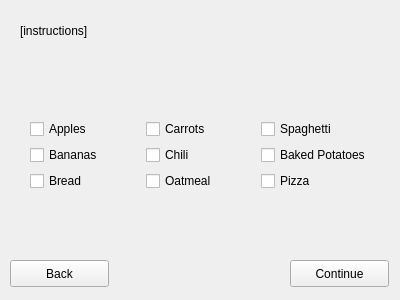
<?xml version="1.0" encoding="UTF-8"?>
<ui version="4.0">
 <class>FoodPrefsScreen</class>
 <widget class="QWidget" name="FoodPrefsScreen">
  <property name="geometry">
   <rect>
    <x>0</x>
    <y>0</y>
    <width>400</width>
    <height>300</height>
   </rect>
  </property>
  <property name="windowTitle">
   <string>Form</string>
  </property>
  <widget class="QPushButton" name="continuebutton">
   <property name="geometry">
    <rect>
     <x>290</x>
     <y>260</y>
     <width>99</width>
     <height>27</height>
    </rect>
   </property>
   <property name="text">
    <string>Continue</string>
   </property>
  </widget>
  <widget class="QStackedWidget" name="stackedWidget">
   <property name="geometry">
    <rect>
     <x>30</x>
     <y>50</y>
     <width>351</width>
     <height>201</height>
    </rect>
   </property>
   <property name="currentIndex">
    <number>0</number>
   </property>
   <widget class="QWidget" name="page">
    <widget class="QWidget" name="gridLayoutWidget">
     <property name="geometry">
      <rect>
       <x>0</x>
       <y>20</y>
       <width>341</width>
       <height>171</height>
      </rect>
     </property>
     <layout class="QGridLayout" name="gridLayout_2">
      <item row="0" column="0">
       <layout class="QVBoxLayout" name="verticalLayout_3">
        <item>
         <widget class="QCheckBox" name="apples">
          <property name="text">
           <string>Apples</string>
          </property>
         </widget>
        </item>
        <item>
         <widget class="QCheckBox" name="bananas">
          <property name="text">
           <string>Bananas</string>
          </property>
         </widget>
        </item>
        <item>
         <widget class="QCheckBox" name="bread">
          <property name="text">
           <string>Bread</string>
          </property>
         </widget>
        </item>
       </layout>
      </item>
      <item row="0" column="2">
       <layout class="QVBoxLayout" name="verticalLayout_2">
        <item>
         <widget class="QCheckBox" name="spaghetti">
          <property name="text">
           <string>Spaghetti</string>
          </property>
         </widget>
        </item>
        <item>
         <widget class="QCheckBox" name="bakedpotatoes">
          <property name="text">
           <string>Baked Potatoes</string>
          </property>
         </widget>
        </item>
        <item>
         <widget class="QCheckBox" name="pizza">
          <property name="text">
           <string>Pizza</string>
          </property>
         </widget>
        </item>
       </layout>
      </item>
      <item row="0" column="1">
       <layout class="QVBoxLayout" name="verticalLayout_4">
        <item>
         <widget class="QCheckBox" name="carrots">
          <property name="text">
           <string>Carrots</string>
          </property>
         </widget>
        </item>
        <item>
         <widget class="QCheckBox" name="chili">
          <property name="text">
           <string>Chili</string>
          </property>
         </widget>
        </item>
        <item>
         <widget class="QCheckBox" name="oatmeal">
          <property name="text">
           <string>Oatmeal</string>
          </property>
         </widget>
        </item>
       </layout>
      </item>
     </layout>
    </widget>
   </widget>
   <widget class="QWidget" name="page_2">
    <widget class="QWidget" name="gridLayoutWidget_2">
     <property name="geometry">
      <rect>
       <x>0</x>
       <y>20</y>
       <width>341</width>
       <height>171</height>
      </rect>
     </property>
     <layout class="QGridLayout" name="gridLayout_3">
      <item row="0" column="0">
       <layout class="QVBoxLayout" name="verticalLayout_5">
        <item>
         <widget class="QCheckBox" name="rice">
          <property name="text">
           <string>Rice</string>
          </property>
         </widget>
        </item>
        <item>
         <widget class="QCheckBox" name="hotdogs">
          <property name="text">
           <string>Hot dogs</string>
          </property>
         </widget>
        </item>
        <item>
         <widget class="QCheckBox" name="porkchops">
          <property name="text">
           <string>Pork chops</string>
          </property>
         </widget>
        </item>
       </layout>
      </item>
      <item row="0" column="2">
       <layout class="QVBoxLayout" name="verticalLayout_6">
        <item>
         <widget class="QCheckBox" name="other2">
          <property name="text">
           <string>Other</string>
          </property>
         </widget>
        </item>
        <item>
         <widget class="QCheckBox" name="other3">
          <property name="text">
           <string>Other</string>
          </property>
         </widget>
        </item>
        <item>
         <widget class="QCheckBox" name="other4">
          <property name="text">
           <string>Other</string>
          </property>
         </widget>
        </item>
       </layout>
      </item>
      <item row="0" column="1">
       <layout class="QVBoxLayout" name="verticalLayout_7">
        <item>
         <widget class="QCheckBox" name="steak">
          <property name="text">
           <string>Steak</string>
          </property>
         </widget>
        </item>
        <item>
         <widget class="QCheckBox" name="tuna">
          <property name="text">
           <string>Tuna</string>
          </property>
         </widget>
        </item>
        <item>
         <widget class="QCheckBox" name="other1">
          <property name="text">
           <string>Other</string>
          </property>
         </widget>
        </item>
       </layout>
      </item>
     </layout>
    </widget>
   </widget>
  </widget>
  <widget class="QLabel" name="instructionslabel">
   <property name="geometry">
    <rect>
     <x>20</x>
     <y>20</y>
     <width>121</width>
     <height>21</height>
    </rect>
   </property>
   <property name="text">
    <string>[instructions]</string>
   </property>
  </widget>
  <widget class="QPushButton" name="backbutton">
   <property name="geometry">
    <rect>
     <x>10</x>
     <y>260</y>
     <width>99</width>
     <height>27</height>
    </rect>
   </property>
   <property name="text">
    <string>Back</string>
   </property>
  </widget>
 </widget>
 <resources/>
 <connections/>
</ui>
